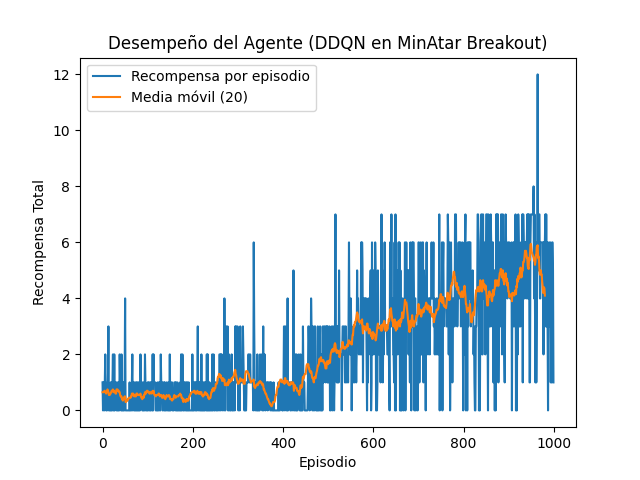

Source code (Python):
# ==============================================
# DDQN aplicado al entorno breakout
# ==============================================


# ===================================================================
# IMPORTACIÓN DE LIBRERÍAS
# ===================================================================
import numpy as np  # Librería para manejo de arreglos y funciones matemáticas
import random  # Para selección aleatoria
import torch  # Librería principal para computación en GPU y tensores
import torch.nn as nn  # Módulos para redes neuronales
import torch.optim as optim  # Métodos de optimización como Adam
from collections import deque  # Cola doblemente terminada, útil para el replay buffer
from minatar import Environment  # Entorno MinAtar para el juego Breakout
import matplotlib.pyplot as plt  # Para graficar resultados
import time  # Para pausas temporales

# ===================================================================
# CLASE: Red Neuronal para Deep Q-Network (DQN)
# ===================================================================
class RedQ(nn.Module):
    """
    Red neuronal convolucional que estima los valores Q para cada acción posible
    dado un estado del entorno.
    """
    def __init__(self, forma_entrada, num_acciones):
        """
        Inicializa la arquitectura de la red neuronal.

        Parámetros:
        - forma_entrada: Dimensión del estado de entrada (alto, ancho, canales).
        - num_acciones: Número total de acciones posibles.
        """
        super(RedQ, self).__init__()
        self.capa_conv1 = nn.Conv2d(in_channels=forma_entrada[2], out_channels=32, kernel_size=3, stride=1, padding=1)
        self.activacion1 = nn.ReLU()
        self.capa_conv2 = nn.Conv2d(in_channels=32, out_channels=64, kernel_size=3, stride=1, padding=1)
        self.activacion2 = nn.ReLU()
        self.aplanado = nn.Flatten()
        self.capa_densa1 = nn.Linear(64 * forma_entrada[0] * forma_entrada[1], 256)
        self.activacion3 = nn.ReLU()
        self.capa_salida = nn.Linear(256, num_acciones)

    def forward(self, x):
        """
        Define el flujo de datos a través de la red neuronal.

        Parámetros:
        - x: Tensor de entrada con forma (batch, alto, ancho, canales).

        Retorna:
        - Tensor de salida con los valores Q estimados por acción.
        """
        x = x.permute(0, 3, 1, 2)  # Reorganiza a (batch, canales, alto, ancho)
        x = self.activacion1(self.capa_conv1(x))
        x = self.activacion2(self.capa_conv2(x))
        x = self.aplanado(x)
        x = self.activacion3(self.capa_densa1(x))
        return self.capa_salida(x)

# ===================================================================
# CLASE: Buffer de Experiencia (Replay Buffer)
# ===================================================================
class BufferExperiencia:
    """
    Buffer de experiencia para almacenar transiciones de entrenamiento del agente.
    Utiliza una estructura FIFO para mantener experiencias recientes.
    """
    def __init__(self, capacidad_maxima):
        """
        Inicializa el buffer de experiencia.

        Parámetros:
        - capacidad_maxima: Cantidad máxima de transiciones a almacenar.
        """
        self.buffer = deque(maxlen=capacidad_maxima)

    def agregar(self, estado, accion, recompensa, nuevo_estado, terminado):
        """
        Agrega una nueva experiencia al buffer.

        Parámetros:
        - estado: Estado actual.
        - accion: Acción tomada.
        - recompensa: Recompensa recibida.
        - nuevo_estado: Estado posterior a la acción.
        - terminado: Booleano que indica si el episodio terminó.
        """
        self.buffer.append((estado, accion, recompensa, nuevo_estado, terminado))

    def obtener_muestra(self, tamaño_lote):
        """
        Obtiene una muestra aleatoria del buffer.

        Parámetros:
        - tamaño_lote: Cantidad de experiencias a devolver.

        Retorna:
        - Lista de experiencias.
        """
        return random.sample(self.buffer, tamaño_lote) if len(self.buffer) >= tamaño_lote else list(self.buffer)

    def __len__(self):
        """
        Devuelve la cantidad actual de experiencias almacenadas.
        """
        return len(self.buffer)

# ===================================================================
# CLASE: Política ε-greedy
# ===================================================================
class PoliticaEpsilonGreedy:
    """
    Implementa la estrategia epsilon-greedy para exploración y explotación en el entorno.
    """
    def __init__(self, num_acciones, epsilon_inicial=1.0, epsilon_min=0.01, epsilon_decay=0.995):
        """
        Inicializa la política epsilon-greedy.

        Parámetros:
        - num_acciones: Número de acciones posibles.
        - epsilon_inicial: Valor inicial de exploración.
        - epsilon_min: Límite inferior de epsilon.
        - epsilon_decay: Factor de decaimiento por episodio.
        """
        self.num_acciones = num_acciones
        self.epsilon = epsilon_inicial
        self.epsilon_min = epsilon_min
        self.epsilon_decay = epsilon_decay

    def seleccionar_accion(self, estado, red_q, dispositivo):
        """
        Selecciona una acción basada en la política ε-greedy.

        Parámetros:
        - estado: Estado actual del entorno.
        - red_q: Red neuronal principal que estima valores Q.
        - dispositivo: CPU o GPU donde se ejecuta la red.

        Retorna:
        - Acción seleccionada (int).
        """
        if np.random.rand() < self.epsilon:
            return np.random.randint(self.num_acciones)
        else:
            estado_tensor = torch.tensor(estado, dtype=torch.float32, device=dispositivo).unsqueeze(0)
            with torch.no_grad():
                valores_q = red_q(estado_tensor)
            return torch.argmax(valores_q).item()

    def actualizar_epsilon(self):
        """
        Aplica decaimiento exponencial a epsilon después de cada episodio.
        """
        self.epsilon = max(self.epsilon * self.epsilon_decay, self.epsilon_min)

# ===================================================================
# FUNCIÓN: Actualización de valores Q usando DDQN
# ===================================================================
def actualizar_q_values(red_principal, red_objetivo, buffer_replay, optimizador, funcion_perdida, dispositivo, gamma=0.99, batch_size=32):
    """
    Actualiza la red Q principal utilizando el algoritmo DDQN.

    Parámetros:
    - red_principal: Red Q que se entrena.
    - red_objetivo: Red Q objetivo (target network).
    - buffer_replay: Buffer de experiencia.
    - optimizador: Optimizador para actualizar los pesos de la red principal.
    - funcion_perdida: Función de pérdida a minimizar (e.g., MSE).
    - dispositivo: CPU o GPU.
    - gamma: Factor de descuento.
    - batch_size: Tamaño del lote de entrenamiento.
    """
    if len(buffer_replay) < batch_size:
        return  # No se actualiza si no hay suficientes datos

    batch = [exp for exp in buffer_replay.obtener_muestra(batch_size) if exp[0] is not None and exp[3] is not None]
    if len(batch) < batch_size:
        return

    estados, acciones, recompensas, nuevos_estados, terminados = zip(*batch)

    estados = torch.tensor(np.stack(estados), dtype=torch.float32, device=dispositivo)
    nuevos_estados = torch.tensor(np.stack(nuevos_estados), dtype=torch.float32, device=dispositivo)
    acciones = torch.tensor(acciones, dtype=torch.int64, device=dispositivo).unsqueeze(1)
    recompensas = torch.tensor(recompensas, dtype=torch.float32, device=dispositivo).unsqueeze(1)
    terminados = torch.tensor(terminados, dtype=torch.float32, device=dispositivo).unsqueeze(1)

    valores_q_actuales = red_principal(estados).gather(1, acciones)
    with torch.no_grad():
        mejores_acciones = red_principal(nuevos_estados).argmax(dim=1, keepdim=True)
        valores_q_futuros = red_objetivo(nuevos_estados).gather(1, mejores_acciones)
        q_objetivo = recompensas + gamma * valores_q_futuros * (1 - terminados)

    perdida = funcion_perdida(valores_q_actuales, q_objetivo)
    optimizador.zero_grad()
    perdida.backward()
    optimizador.step()

# ===================================================================
# ENTRENAMIENTO DEL AGENTE DDQN
# ===================================================================

# Inicializar el entorno MinAtar Breakout
entorno_juego = Environment("breakout")
num_acciones_posibles = entorno_juego.num_actions()  # Número de acciones que el agente puede tomar
forma_estado_juego = entorno_juego.state_shape()  # Dimensiones del estado observado

# Crear redes Q (principal y objetivo)
red_principal = RedQ(forma_entrada=forma_estado_juego, num_acciones=num_acciones_posibles)
red_objetivo = RedQ(forma_entrada=forma_estado_juego, num_acciones=num_acciones_posibles)
red_objetivo.load_state_dict(red_principal.state_dict())  # Copiar pesos de la red principal a la red objetivo
red_objetivo.eval()  # La red objetivo no se entrena directamente

# Configurar dispositivo para GPU si está disponible
dispositivo = torch.device("cuda" if torch.cuda.is_available() else "cpu")
red_principal.to(dispositivo)
red_objetivo.to(dispositivo)

# Inicializar buffer de experiencia y política epsilon-greedy
buffer_replay = BufferExperiencia(capacidad_maxima=100000)
politica = PoliticaEpsilonGreedy(num_acciones=num_acciones_posibles)

# Configurar optimizador y función de pérdida
optimizador = optim.Adam(red_principal.parameters(), lr=0.001)
funcion_perdida = nn.MSELoss()

# Hiperparámetros
num_episodios = 1000  # Número total de episodios de entrenamiento
gamma = 0.99  # Factor de descuento
batch_size = 32  # Tamaño del lote
actualizar_red_objetivo_cada = 1000  # Frecuencia para actualizar red objetivo (en pasos)
pasos_totales = 0  # Contador de pasos de entrenamiento
recompensas_totales = []  # Historial de recompensas

# Bucle principal de entrenamiento
for episodio in range(1, num_episodios + 1):
    entorno_juego.reset()  # Reiniciar el entorno
    estado_actual = entorno_juego.state()  # Obtener el primer estado

    # Verificar si el estado es válido; reintentar si es None
    intentos_reset = 0
    while estado_actual is None and intentos_reset < 10:
        entorno_juego.reset()
        estado_actual = entorno_juego.state()
        intentos_reset += 1
    if estado_actual is None:
        continue  # Omitir episodio si no se obtiene estado válido

    recompensa_total = 0  # Recompensa acumulada del episodio
    terminado = False  # Bandera de finalización

    # Bucle por pasos dentro del episodio
    while not terminado:
        accion = politica.seleccionar_accion(estado_actual, red_principal, dispositivo)  # Elegir acción
        recompensa, terminado = entorno_juego.act(accion)  # Ejecutar acción
        nuevo_estado = entorno_juego.state()  # Obtener nuevo estado

        # Agregar experiencia al buffer si es válida
        if estado_actual is not None and nuevo_estado is not None:
            buffer_replay.agregar(estado_actual, accion, recompensa, nuevo_estado, terminado)

        # Actualizar red Q principal usando DDQN
        actualizar_q_values(red_principal, red_objetivo, buffer_replay, optimizador, funcion_perdida, dispositivo, gamma, batch_size)

        estado_actual = nuevo_estado  # Mover al siguiente estado
        recompensa_total += recompensa  # Sumar recompensa
        pasos_totales += 1

        # Actualizar red objetivo periódicamente
        if pasos_totales % actualizar_red_objetivo_cada == 0:
            red_objetivo.load_state_dict(red_principal.state_dict())

    politica.actualizar_epsilon()  # Decaer epsilon para menos exploración
    recompensas_totales.append(recompensa_total)  # Registrar recompensa del episodio

    # Mostrar progreso en consola
    print(f"Episodio {episodio}/{num_episodios} - Recompensa total: {recompensa_total:.2f} - ε: {politica.epsilon:.4f}")
    time.sleep(0.01)  # Esperar brevemente para evitar sobrecarga

print("Entrenamiento completado 🎉")

# ===================================================================
# GRAFICAR RESULTADOS
# ===================================================================
ventana = 20  # Tamaño de ventana para media móvil
promedios_moviles = np.convolve(recompensas_totales, np.ones(ventana)/ventana, mode='valid')  # Suavizado

# Crear gráfica
plt.plot(recompensas_totales, label='Recompensa por episodio')
plt.plot(promedios_moviles, label=f'Media móvil ({ventana})')
plt.xlabel("Episodio")
plt.ylabel("Recompensa Total")
plt.title("Desempeño del Agente (DDQN en MinAtar Breakout)")
plt.legend()
plt.savefig("DDQN_BrakOut.py")
plt.show()
